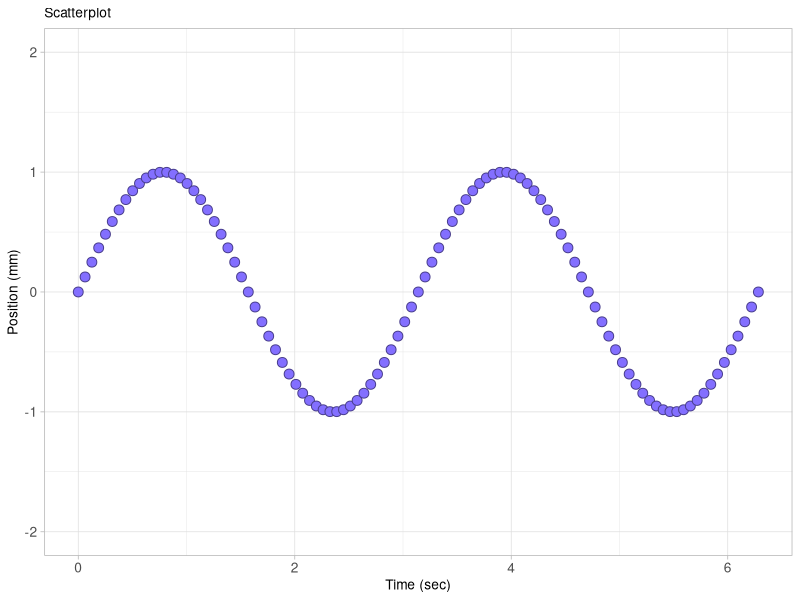

This figure's R source:
#  ------------------------------------------
#  start learning ggplot2 using a scatterplot
#
#  Richard Layton
#  2017-08-29
#  ------------------------------------------

# if you like to start with an empty workspace
rm(list = (ls()))

# to access the functionality of the ggplot2 package
library(ggplot2)

# create objects to be assembled in a data frame
time_sec <- seq(0, 2*pi, by = pi/50) # sec
freq     <- 2                        # r/s
displ_mm <- sin(freq * time_sec)     # mm

# ggplot2 requires data in data frame form
vibr_data <- data.frame(time_sec, displ_mm)

# examine the data frame structure
str(vibr_data)

# control significant digits in printout
options(digits = 3)

# examine the data frame structure
head(vibr_data)

# chaining functions together using the plus (+) sign
f1 <- ggplot(data = vibr_data, aes(x = time_sec, y = displ_mm)) +
	geom_point(shape = 21
						 , color = "slateblue4"
						 , fill  = "slateblue1"
						 , size  = 3
	) +
	xlab("Time (sec)") +
	ylab("Position (mm)") +
	ggtitle("Scatterplot") +
	scale_y_continuous(limits = c(-2, 2), breaks = seq(-2, 2, 1)) +
	theme_light() +
	theme(plot.title = element_text(size = rel(0.9), face = "plain")
				, axis.title = element_text(size = rel(0.9), face = "plain")
				, axis.text = element_text(size = rel(0.9), face = "plain")
	)

print(f1)


